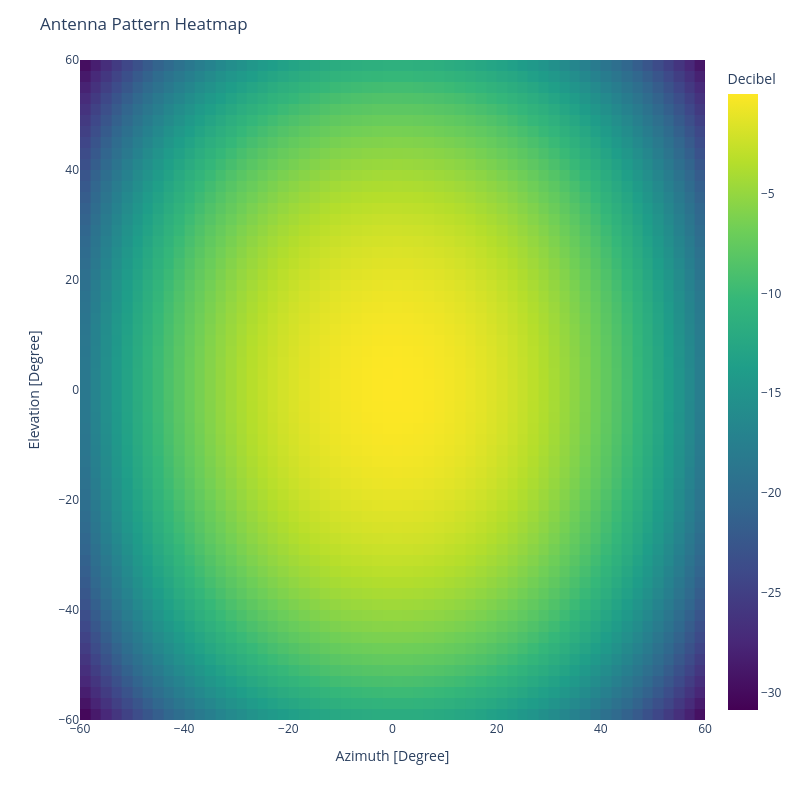

Source (notebook cell):
### Markdown cell above
### Create Array

### Code cell
arr = Array(antenna_element, geometry)

arr.plot.beam(
    DirectionDomain.ANGLE,
    PhaseUnit.DEGREE,
    AmplitudeDomain.Gain,
    AmplitudeUnit.DECIBEL,
    FigureType.IMAGE,
    freq,
)

### Figure 1 — Plotly figure (JSON) as saved in the notebook; plotly's stock layout.template omitted (floating-point values rounded to 4 significant figures; data arrays with more than 128 entries replaced by an {"elided": "..."} marker saying what was removed)
{"data": [{"coloraxis": "coloraxis", "histfunc": "avg", "hovertemplate": "Azimuth [Degree]=%{x}<br>Elevation [Degree]=%{y}<br>avg of gain [Decibel]=%{z}<extra></extra>", "name": "", "nbinsx": 100, "nbinsy": 100, "type": "histogram2d", "x": {"elided": "14641 float values"}, "xaxis": "x", "xbingroup": "x", "y": {"elided": "14641 float values"}, "yaxis": "y", "ybingroup": "y", "z": {"elided": "14641 float values"}}], "layout": {"coloraxis": {"colorbar": {"title": {"text": "Decibel"}}, "colorscale": [[0, "#440154"], [0.1111, "#482878"], [0.2222, "#3e4989"], [0.3333, "#31688e"], [0.4444, "#26828e"], [0.5556, "#1f9e89"], [0.6667, "#35b779"], [0.7778, "#6ece58"], [0.8889, "#b5de2b"], [1, "#fde725"]]}, "height": 800, "legend": {"tracegroupgap": 0}, "margin": {"t": 60}, "title": {"text": "Antenna Pattern Heatmap"}, "width": 800, "xaxis": {"anchor": "y", "domain": [0, 1], "range": [-60.0, 60.0], "title": {"text": "Azimuth [Degree]"}}, "yaxis": {"anchor": "x", "domain": [0, 1], "range": [-60.0, 60.0], "title": {"text": "Elevation [Degree]"}}}}
